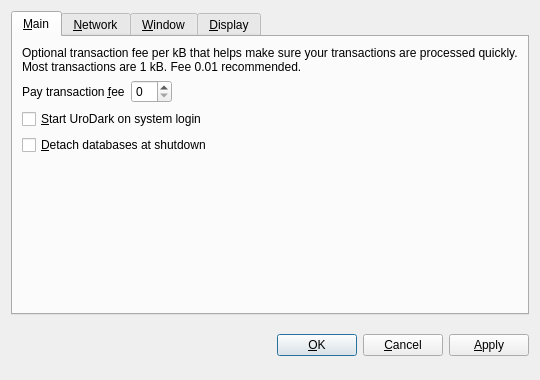
<?xml version="1.0" encoding="UTF-8"?>
<ui version="4.0">
 <class>OptionsDialog</class>
 <widget class="QDialog" name="OptionsDialog">
  <property name="geometry">
   <rect>
    <x>0</x>
    <y>0</y>
    <width>540</width>
    <height>380</height>
   </rect>
  </property>
  <property name="windowTitle">
   <string>Options</string>
  </property>
  <property name="modal">
   <bool>true</bool>
  </property>
  <layout class="QVBoxLayout" name="verticalLayout">
   <item>
    <widget class="QTabWidget" name="tabWidget">
     <property name="tabPosition">
      <enum>QTabWidget::North</enum>
     </property>
     <property name="currentIndex">
      <number>0</number>
     </property>
     <widget class="QWidget" name="tabMain">
      <attribute name="title">
       <string>&amp;Main</string>
      </attribute>
      <layout class="QVBoxLayout" name="verticalLayout_Main">
       <item>
        <widget class="QLabel" name="transactionFeeInfoLabel">
         <property name="text">
          <string>Optional transaction fee per kB that helps make sure your transactions are processed quickly. Most transactions are 1 kB. Fee 0.01 recommended.</string>
         </property>
         <property name="textFormat">
          <enum>Qt::PlainText</enum>
         </property>
         <property name="wordWrap">
          <bool>true</bool>
         </property>
        </widget>
       </item>
       <item>
        <layout class="QHBoxLayout" name="horizontalLayout_Main">
         <item>
          <widget class="QLabel" name="transactionFeeLabel">
           <property name="text">
            <string>Pay transaction &amp;fee</string>
           </property>
           <property name="textFormat">
            <enum>Qt::PlainText</enum>
           </property>
           <property name="buddy">
            <cstring>transactionFee</cstring>
           </property>
          </widget>
         </item>
         <item>
          <widget class="BitcoinAmountField" name="transactionFee"/>
         </item>
         <item>
          <spacer name="horizontalSpacer_Main">
           <property name="orientation">
            <enum>Qt::Horizontal</enum>
           </property>
           <property name="sizeHint" stdset="0">
            <size>
             <width>40</width>
             <height>20</height>
            </size>
           </property>
          </spacer>
         </item>
        </layout>
       </item>
       <item>
        <widget class="QCheckBox" name="bitcoinAtStartup">
         <property name="toolTip">
          <string>Automatically start UroDark after logging in to the system.</string>
         </property>
         <property name="text">
          <string>&amp;Start UroDark on system login</string>
         </property>
        </widget>
       </item>
       <item>
        <widget class="QCheckBox" name="detachDatabases">
         <property name="toolTip">
          <string>Detach block and address databases at shutdown. This means they can be moved to another data directory, but it slows down shutdown. The wallet is always detached.</string>
         </property>
         <property name="text">
          <string>&amp;Detach databases at shutdown</string>
         </property>
        </widget>
       </item>
       <item>
        <spacer name="verticalSpacer_Main">
         <property name="orientation">
          <enum>Qt::Vertical</enum>
         </property>
         <property name="sizeHint" stdset="0">
          <size>
           <width>20</width>
           <height>40</height>
          </size>
         </property>
        </spacer>
       </item>
      </layout>
     </widget>
     <widget class="QWidget" name="tabNetwork">
      <attribute name="title">
       <string>&amp;Network</string>
      </attribute>
      <layout class="QVBoxLayout" name="verticalLayout_Network">
       <item>
        <widget class="QCheckBox" name="mapPortUpnp">
         <property name="toolTip">
          <string>Automatically open the UroDark client port on the router. This only works when your router supports UPnP and it is enabled.</string>
         </property>
         <property name="text">
          <string>Map port using &amp;UPnP</string>
         </property>
        </widget>
       </item>
       <item>
        <widget class="QCheckBox" name="connectSocks">
         <property name="toolTip">
          <string>Connect to the UroDark network through a SOCKS proxy (e.g. when connecting through Tor).</string>
         </property>
         <property name="text">
          <string>&amp;Connect through SOCKS proxy:</string>
         </property>
        </widget>
       </item>
       <item>
        <layout class="QHBoxLayout" name="horizontalLayout_Network">
         <item>
          <widget class="QLabel" name="proxyIpLabel">
           <property name="text">
            <string>Proxy &amp;IP:</string>
           </property>
           <property name="textFormat">
            <enum>Qt::PlainText</enum>
           </property>
           <property name="buddy">
            <cstring>proxyIp</cstring>
           </property>
          </widget>
         </item>
         <item>
          <widget class="QValidatedLineEdit" name="proxyIp">
           <property name="maximumSize">
            <size>
             <width>140</width>
             <height>16777215</height>
            </size>
           </property>
           <property name="toolTip">
            <string>IP address of the proxy (e.g. 127.0.0.1)</string>
           </property>
          </widget>
         </item>
         <item>
          <widget class="QLabel" name="proxyPortLabel">
           <property name="text">
            <string>&amp;Port:</string>
           </property>
           <property name="textFormat">
            <enum>Qt::PlainText</enum>
           </property>
           <property name="buddy">
            <cstring>proxyPort</cstring>
           </property>
          </widget>
         </item>
         <item>
          <widget class="QLineEdit" name="proxyPort">
           <property name="maximumSize">
            <size>
             <width>55</width>
             <height>16777215</height>
            </size>
           </property>
           <property name="toolTip">
            <string>Port of the proxy (e.g. 9050)</string>
           </property>
          </widget>
         </item>
         <item>
          <widget class="QLabel" name="socksVersionLabel">
           <property name="text">
            <string>SOCKS &amp;Version:</string>
           </property>
           <property name="textFormat">
            <enum>Qt::PlainText</enum>
           </property>
           <property name="buddy">
            <cstring>socksVersion</cstring>
           </property>
          </widget>
         </item>
         <item>
          <widget class="QValueComboBox" name="socksVersion">
           <property name="toolTip">
            <string>SOCKS version of the proxy (e.g. 5)</string>
           </property>
          </widget>
         </item>
         <item>
          <spacer name="horizontalSpacer_Network">
           <property name="orientation">
            <enum>Qt::Horizontal</enum>
           </property>
           <property name="sizeHint" stdset="0">
            <size>
             <width>40</width>
             <height>20</height>
            </size>
           </property>
          </spacer>
         </item>
        </layout>
       </item>
       <item>
        <spacer name="verticalSpacer_Network">
         <property name="orientation">
          <enum>Qt::Vertical</enum>
         </property>
         <property name="sizeHint" stdset="0">
          <size>
           <width>20</width>
           <height>40</height>
          </size>
         </property>
        </spacer>
       </item>
      </layout>
     </widget>
     <widget class="QWidget" name="tabWindow">
      <attribute name="title">
       <string>&amp;Window</string>
      </attribute>
      <layout class="QVBoxLayout" name="verticalLayout_Window">
       <item>
        <widget class="QCheckBox" name="minimizeToTray">
         <property name="toolTip">
          <string>Show only a tray icon after minimizing the window.</string>
         </property>
         <property name="text">
          <string>&amp;Minimize to the tray instead of the taskbar</string>
         </property>
        </widget>
       </item>
       <item>
        <widget class="QCheckBox" name="minimizeOnClose">
         <property name="toolTip">
          <string>Minimize instead of exit the application when the window is closed. When this option is enabled, the application will be closed only after selecting Quit in the menu.</string>
         </property>
         <property name="text">
          <string>M&amp;inimize on close</string>
         </property>
        </widget>
       </item>
       <item>
        <spacer name="verticalSpacer_Window">
         <property name="orientation">
          <enum>Qt::Vertical</enum>
         </property>
         <property name="sizeHint" stdset="0">
          <size>
           <width>20</width>
           <height>40</height>
          </size>
         </property>
        </spacer>
       </item>
      </layout>
     </widget>
     <widget class="QWidget" name="tabDisplay">
      <attribute name="title">
       <string>&amp;Display</string>
      </attribute>
      <layout class="QVBoxLayout" name="verticalLayout_Display">
       <item>
        <layout class="QHBoxLayout" name="horizontalLayout_1_Display">
         <item>
          <widget class="QLabel" name="langLabel">
           <property name="text">
            <string>User Interface &amp;language:</string>
           </property>
           <property name="textFormat">
            <enum>Qt::PlainText</enum>
           </property>
           <property name="buddy">
            <cstring>lang</cstring>
           </property>
          </widget>
         </item>
         <item>
          <widget class="QValueComboBox" name="lang">
           <property name="toolTip">
            <string>The user interface language can be set here. This setting will take effect after restarting UroDark.</string>
           </property>
          </widget>
         </item>
        </layout>
       </item>
       <item>
        <layout class="QHBoxLayout" name="horizontalLayout_2_Display">
         <item>
          <widget class="QLabel" name="unitLabel">
           <property name="text">
            <string>&amp;Unit to show amounts in:</string>
           </property>
           <property name="textFormat">
            <enum>Qt::PlainText</enum>
           </property>
           <property name="buddy">
            <cstring>unit</cstring>
           </property>
          </widget>
         </item>
         <item>
          <widget class="QValueComboBox" name="unit">
           <property name="toolTip">
            <string>Choose the default subdivision unit to show in the interface and when sending coins.</string>
           </property>
          </widget>
         </item>
        </layout>
       </item>
       <item>
        <widget class="QCheckBox" name="displayAddresses">
         <property name="toolTip">
          <string>Whether to show UroDark addresses in the transaction list or not.</string>
         </property>
         <property name="text">
          <string>&amp;Display addresses in transaction list</string>
         </property>
        </widget>
       </item>
       <item>
        <widget class="QCheckBox" name="coinControlFeatures">
         <property name="toolTip">
          <string>Whether to show coin control features or not.</string>
         </property>
         <property name="text">
          <string>Display coin &amp;control features (experts only!)</string>
         </property>
        </widget>
       </item>
       <item>
        <spacer name="verticalSpacer_Display">
         <property name="orientation">
          <enum>Qt::Vertical</enum>
         </property>
         <property name="sizeHint" stdset="0">
          <size>
           <width>20</width>
           <height>40</height>
          </size>
         </property>
        </spacer>
       </item>
      </layout>
     </widget>
    </widget>
   </item>
   <item>
    <layout class="QHBoxLayout" name="horizontalLayout_Buttons">
     <item>
      <spacer name="horizontalSpacer_1">
       <property name="orientation">
        <enum>Qt::Horizontal</enum>
       </property>
       <property name="sizeHint" stdset="0">
        <size>
         <width>40</width>
         <height>48</height>
        </size>
       </property>
      </spacer>
     </item>
     <item>
      <widget class="QLabel" name="statusLabel">
       <property name="font">
        <font>
         <weight>75</weight>
         <bold>true</bold>
        </font>
       </property>
       <property name="text">
        <string/>
       </property>
       <property name="textFormat">
        <enum>Qt::PlainText</enum>
       </property>
       <property name="wordWrap">
        <bool>true</bool>
       </property>
      </widget>
     </item>
     <item>
      <spacer name="horizontalSpacer_2">
       <property name="orientation">
        <enum>Qt::Horizontal</enum>
       </property>
       <property name="sizeHint" stdset="0">
        <size>
         <width>40</width>
         <height>48</height>
        </size>
       </property>
      </spacer>
     </item>
     <item>
      <widget class="QPushButton" name="okButton">
       <property name="text">
        <string>&amp;OK</string>
       </property>
      </widget>
     </item>
     <item>
      <widget class="QPushButton" name="cancelButton">
       <property name="text">
        <string>&amp;Cancel</string>
       </property>
       <property name="autoDefault">
        <bool>false</bool>
       </property>
      </widget>
     </item>
     <item>
      <widget class="QPushButton" name="applyButton">
       <property name="text">
        <string>&amp;Apply</string>
       </property>
       <property name="autoDefault">
        <bool>false</bool>
       </property>
      </widget>
     </item>
    </layout>
   </item>
  </layout>
 </widget>
 <customwidgets>
  <customwidget>
   <class>BitcoinAmountField</class>
   <extends>QSpinBox</extends>
   <header>bitcoinamountfield.h</header>
  </customwidget>
  <customwidget>
   <class>QValueComboBox</class>
   <extends>QComboBox</extends>
   <header>qvaluecombobox.h</header>
  </customwidget>
  <customwidget>
   <class>QValidatedLineEdit</class>
   <extends>QLineEdit</extends>
   <header>qvalidatedlineedit.h</header>
  </customwidget>
 </customwidgets>
 <resources/>
 <connections/>
</ui>
